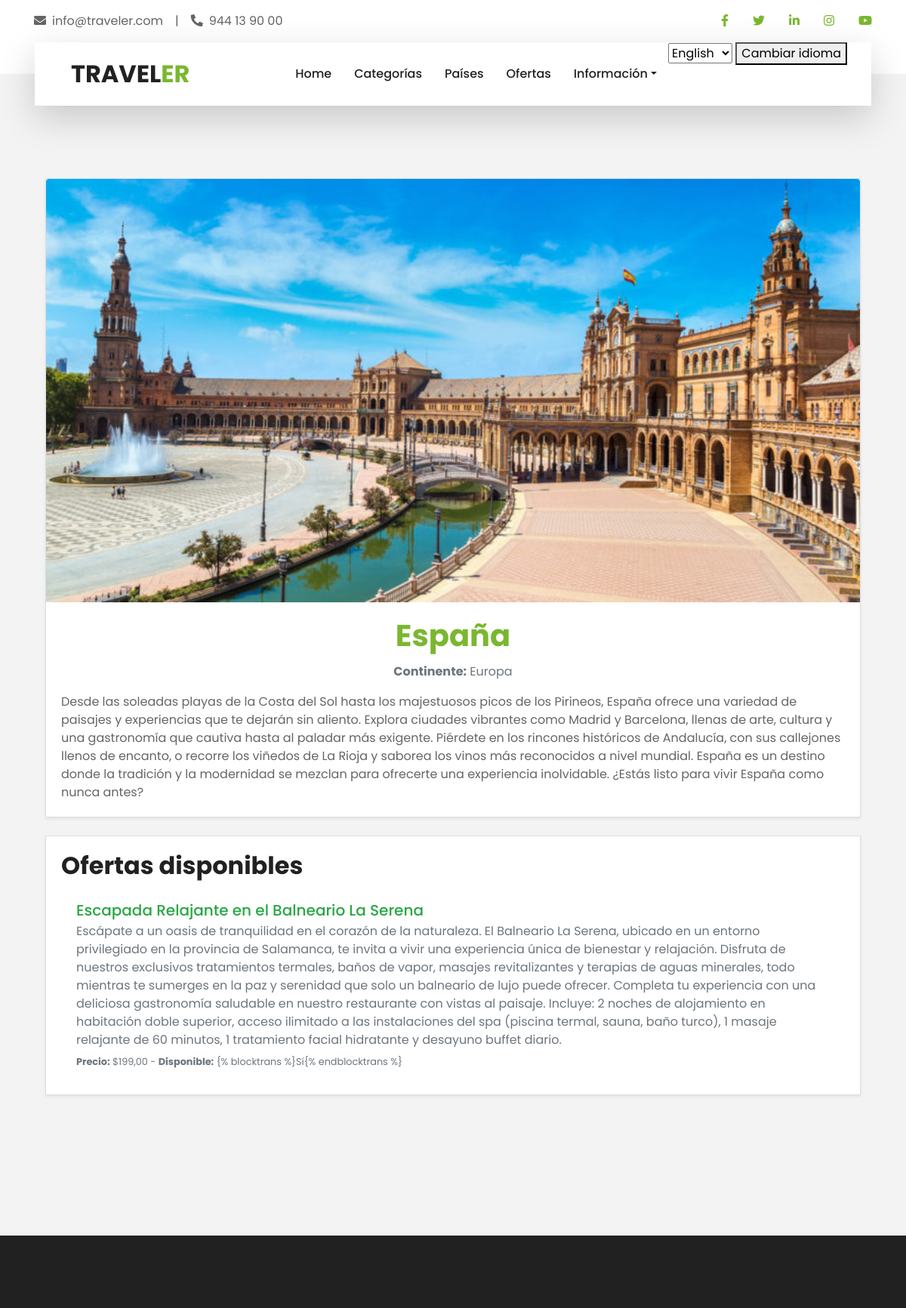
The page /es/paises/España/ on the database its author committed.
### travelOffersApp/models.py (models this page shows, shortened)
class Pais(models.Model):
    nombre = models.CharField(primary_key=True, max_length=100)
    descripcion = models.TextField()
    continente = models.CharField(max_length=100)
    image = models.ImageField(upload_to='travelOffersApp/static/img/', blank=True, null=True)

class Oferta(models.Model):
    id_oferta = models.AutoField(primary_key=True)
    nombre = models.CharField(max_length=200)
    descripcion = models.TextField()
    precio = models.DecimalField(max_digits=10, decimal_places=2)
    fecha_inicio = models.DateField()
    fecha_fin = models.DateField()
    pais = models.ForeignKey(Pais, on_delete=models.CASCADE, related_name='ofertas')
    categorias = models.ManyToManyField(Categoria, related_name='ofertas')
    disponible = models.BooleanField(default=True)
    image = models.ImageField(upload_to='travelOffersApp/static/img/', blank=True, null=True)

### travelOffersApp/views.py (the view)
# urls.py: path('paises/<str:pk>/', views.PaisView.as_view(), name='pais'),
class PaisView(DetailView):
    model = Pais
    template_name = 'pais.html'
    context_object_name = 'pais'
    def get_context_data(self, **kwargs):
        context = super().get_context_data(**kwargs)
        context['titulo_pais'] = _("Detalles del país")
        return context

### travelOffersApp/templates/pais.html (shortened to what this page needs)
{% extends "base.html" %}
{% load static %}
{% load i18n %}
{% block content %}
<div class="container my-5">
    <div class="card shadow-sm mb-4">
        {% if pais.image %}
            <img src="{% static pais.image.name %}" alt="{% trans pais.nombre %}" class="card-img-top img-fluid rounded-top">
        {% endif %}
        <div class="card-body">
            <h1 class="card-title text-center text-primary">
                {% trans pais.nombre %}
            </h1>
            <p class="text-center text-muted">
                <strong>{% blocktrans %}Continente:{% endblocktrans %}</strong>
                {% trans pais.continente %}
            </p>
            <p class="card-text">
                {% trans pais.descripcion %}
            </p>
        </div>
    </div>
    <div class="card shadow-sm">
        <div class="card-body">
            <h2 class="card-title text-dark mb-3">
            </h2>
            <ul class="list-group list-group-flush">
                {% for oferta in pais.ofertas.all %}
                    <li class="list-group-item">
                        <h5 class="mb-1">
                            <a href="{% url 'oferta' oferta.id_oferta %}" class="text-success">
                                {% trans oferta.nombre %}
                            </a>
                        </h5>
                        <p class="mb-1 text-muted">
                            {% trans oferta.descripcion %}
                        </p>
                        <small class="text-muted">
                            <strong>{% blocktrans %}Precio:{% endblocktrans %}</strong> ${{ oferta.precio }} -
                            <strong>{% blocktrans %}Disponible:{% endblocktrans %}</strong>
                            {{ oferta.disponible|yesno:"{% blocktrans %}Sí{% endblocktrans %},{% blocktrans %}No{% endblocktrans %}" }}
                        </small>
                    </li>
                {% empty %}
                    <li class="list-group-item text-center text-muted">
                        {% blocktrans %}No hay ofertas disponibles para este país.{% endblocktrans %}
                    </li>
                {% endfor %}
            </ul>
        </div>
    </div>
</div>
{% endblock %}

### rows shown on the page
Pais: image (picture)
Oferta: precio "199,00", disponible "{% blocktrans %}Sí{% endblocktrans %}"
